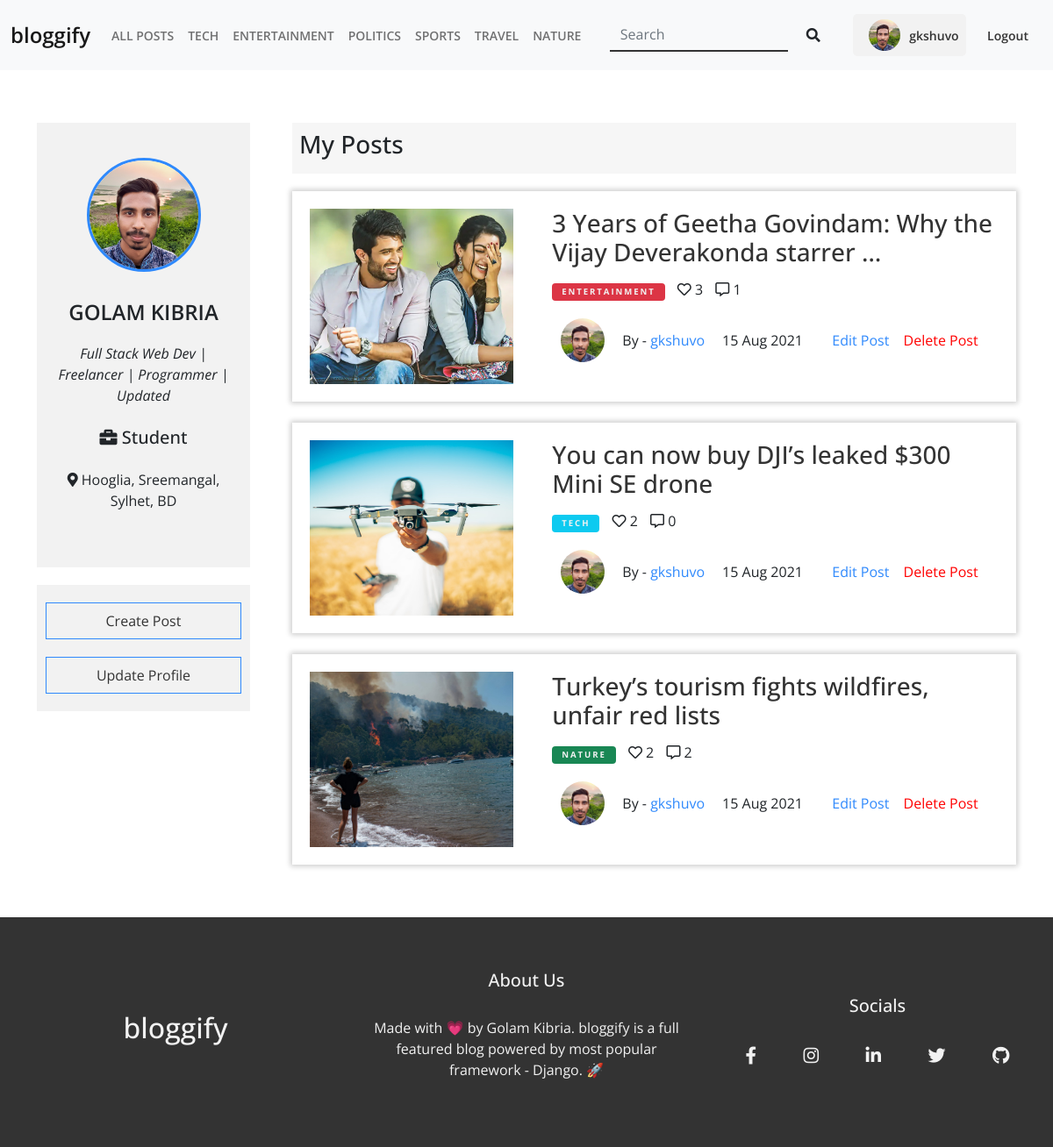
/accounts/profile/ (signed in), run on the app's committed database.
### blog/models.py (models this page shows, shortened)
class Topic(models.Model):
    name = models.CharField(max_length=42, unique=True)
    def __str__(self):
        return self.name

class Post(models.Model):
    author = models.ForeignKey(User, on_delete=models.CASCADE, related_name='post_author')
    topic = models.ForeignKey(Topic, on_delete=models.DO_NOTHING)
    title = models.CharField(max_length=200)
    thumbnail = models.ImageField(upload_to='thumbnails')
    body = RichTextUploadingField()
    date = models.DateTimeField(auto_now_add=True)
    likes = models.ManyToManyField(User, related_name='post_likes')

### accounts/models.py (models this page shows, shortened)
class Profile(models.Model):
    user = models.OneToOneField(User, on_delete=models.CASCADE)
    bio = models.TextField(max_length=101)
    work = models.CharField(max_length=200)
    address = models.TextField(max_length=200)
    profile_pic = models.ImageField(default='default.jpg', upload_to='Profile Pics')

### accounts/views.py (the view)
# urls.py: path('profile/', profile, name='profile'),
@login_required
def profile(request):
    user = request.user
    user_posts = Post.objects.filter(author=user).order_by('-date')
    context = {
        'user': user,
        'user_posts': user_posts
    }
    return render(request, 'accounts/user.html', context)

### blog/context_preprocessors.py (called while the page is built)
def topic_preprocessor(request):
    topics = Topic.objects.all()
    return {'topics': topics}

### templates/accounts/user.html (shortened to what this page needs)
{% extends 'base.html' %}
{% block content %}
        <section id="profile" class="section-padding">
            <div class="container">
                <div class="row gy-5 gx-5">
                    <div class="col-md-3">
                        <div class="profile-info">
                            <img src="{{ user.profile.profile_pic.url }}" alt="">
                            <h4>{{ user.first_name }} {{user.last_name}}</h4>
                            <p><i>
                                {% if user.profile.bio %}
                                    {{ user.profile.bio }}
                                {% else %}
                                    Bio Not Available
                                {% endif %}
                            </i></p>
                            <h5><i class="fas fa-briefcase"></i>
                                {% if user.profile.work %}
                                    {{ user.profile.work }}
                                {% else %}
                                    Work Info Not Available
                                {% endif %}
                            </h5>
                            <p><i class="fas fa-map-marker-alt"></i>
                                {% if user.profile.address %}
                                    {{ user.profile.address }}
                                {% else %}
                                    Address Not Available
                                {% endif %}
                            </p>
                        </div>
                        <div class="create-update">
                            <a href="{% url 'create' %}" class="create-post b-transition">Create Post</a>
                            <a href="{% url 'update' %}" class="update-profile b-transition">Update Profile</a>
                        </div>
                    </div>
                    <div class="col-md-9">
                        <div class="profile-posts">
                            <div class="small-heading">
                                <h3>My Posts</h3>
                            </div>
                            <div class="row gy-4">
                                {% if user_posts %}
                                            {% for user_post in user_posts %}
                                                <div class="col-md-12">
                                                    <div class="post-list">
                                                        <div class="row">
                                                            <div class="col-md-4">
                                                                    <div class="post-list-img">
                                                                        <a href="{% url 'detail' user_post.id %}">
                                                                            <img src="{{ user_post.thumbnail.url }}" alt="">
                                                                        </a>
                                                                    </div>
                                                            </div>
                                                            <div class="col-md-8">
                                                                    <div class="post-list-content">
                                                                        <a href="{% url 'detail' user_post.id %}" class="b-transition">
                                                                            <h3>{{ user_post.title|safe|truncatewords:"10" }}</h3>
                                                                        </a>
                                                                        <span class="post-category {% if user_post.topic.id == 1 %}bg-info
                                                                            {% elif user_post.topic.id == 2 %}bg-danger
                                                                            {% elif user_post.topic.id == 3 %}bg-dark
                                                                            {% elif user_post.topic.id == 4 %}bg-secondary
                                                                            {% elif user_post.topic.id == 5 %}bg-primary
                                                                            {% elif user_post.topic.id == 6 %}bg-success
                                                                            {% endif %}">{{ user_post.topic }}
                                                                        </span>
                                                                        <span class="single-likes">
                                                                            <i class="far fa-heart"></i> {{user_post.likes.count}}
                                                                        </span>
                                                                        <span class="single-comments">
                                                                                <i class="far fa-comment-alt"></i> {{user_post.comment_set.count}}
                                                                        </span>
                                                                        <div class="post-info">
                                                                            <div class="search-result-meta">
                                                                                <span><img src="{{user_post.author.profile.profile_pic.url}}"></span>
                                                                                <span>By - <a href="{% url 'profile' %}">{{ user_post.author }}</a></span>
                                                                                <span>{{ user_post.date|date:" d M Y" }}</span>
                                                                            </div>
                                                                            <div class="post-edit-delete">
                                                                                <a href="{% url 'edit' user_post.id %}" class="post-edit">Edit Post</a>
                                                                                <a href="{% url 'delete' user_post.id %}" class="post-delete">Delete Post</a>
                                                                            </div>
                                                                        </div>
                                                                    </div>
                                                            </div>
                                                        </div>
                                                    </div>
                                                </div>
                                            {% endfor %}
                                {% else %}
                                <div class="col-md-12 text-center">
                                        <h2>You haven't posted anything yet 😐</h2>
                                </div>
                                {% endif %}
                            </div>
                        </div>
                    </div>
                </div>
            </div>
        </section>
{% endblock %}

### templates/partials/_header.html (shortened to what this page needs)
{% load static %}
<header>
  <nav class="navbar navbar-expand-lg navbar-light bg-light">
    <div class="container-fluid">
      <a class="navbar-brand b-transition" href="{% url 'home' %}">bloggify</a>
      <div
        class="collapse navbar-collapse justify-content-between"
        id="navbarSupportedContent"
      >
        <ul class="navbar-nav mb-2 mb-lg-0">
          <li class="nav-item">
            <a class="nav-link b-transition" href="{% url 'blog' %}">All Posts</a>
          </li>
          {% for topic in topics %}
            <li class="nav-item">
              <a class="nav-link b-transition" href="{% url 'topic' topic.name %}">{{topic.name}}</a>
            </li>
          {% endfor %}
        </ul>
        <form action="{% url 'search' %}" method="GET" class="d-flex">
          <input
            required
            class="form-control me-2 h-search-input b-transition"
            name="query"
            type="search"
            placeholder="Search"
            aria-label="Search"
          />
          <button class="btn h-search-submit b-transition" type="submit">
            <i class="fas fa-search"></i>
          </button>
        </form>
        {% if user.is_authenticated %}
          <div class="h-profile">
            <img src="{{request.user.profile.profile_pic.url}}" class="img-fluid" alt="" />
            <a href="{% url 'profile' %}" class="b-transition">{{request.user}}</a>
          </div>
         {% endif %}
        <ul class="d-flex h-auth">
          {% if user.is_authenticated %}
            <li class="h-auth-item">
              <a href="{% url 'logout' %}" class="h-auth-link b-transition">Logout</a>
            </li>
          {% endif %}
        </ul>
      </div>
    </div>
  </nav>
</header>

### static/css/all.css (style rules this page uses)
.fa, .fas, .far, .fal, .fad, .fab { -moz-osx-font-smoothing: grayscale; -webkit-font-smoothing: antialiased; display: inline-block; font-style: normal; font-variant: normal; text-rendering: auto; line-height: 1; }
.fa-briefcase:before { content: "\f0b1"; }
.fa-comment-alt:before { content: "\f27a"; }
.fa-heart:before { content: "\f004"; }
.fa-map-marker-alt:before { content: "\f3c5"; }
.fa-search:before { content: "\f002"; }
.far { font-family: 'Font Awesome 5 Free'; font-weight: 400; }
.fa, .fas { font-family: 'Font Awesome 5 Free'; font-weight: 900; }

### static/css/style.css (style rules this page uses)
:root { --b-primary: #2f89fc; --b-secondary: #f2f2f2; --b-dark: #333; }
* { margin: 0; padding: 0; box-sizing: border-box; }
html { scroll-behavior: smooth; }
body { font-family: "Open Sans", sans-serif; }
img { max-width: 100%; height: auto; }
ul { list-style: none; margin: 0; padding: 0; }
a, a:hover, a:focus { text-decoration: none; color: var(--b-dark); }
.section-padding { padding: 60px 0; }
.b-transition { transition: 0.3s ease-in-out; }
span.post-category { display: inline-block; color: var(--b-secondary); padding: 3px 11px; border-radius: 4px; letter-spacing: .2em; font-weight: 700; font-size: .6rem; text-transform: uppercase; margin: 10px 0; }
.small-heading { margin-bottom: 20px; background: #f6f6f6; padding: 8px; }
.navbar { padding: 16px 0; }
.navbar a.navbar-brand { font-size: 24px; }
.navbar a { font-size: 14px; font-weight: 600; }
.navbar-light .navbar-nav .nav-link { text-transform: uppercase; }
.h-search-input { border: none; outline: none; box-shadow: none; background: transparent; border-radius: 0; border-bottom: 2px solid var(--b-dark); }
.h-auth-item:first-child { margin-right: 16px; }
.h-profile { padding: 6px 8px; background: var(--b-secondary); border-radius: 5px; display: flex; align-items: center; }
.h-profile a { color: var(--b-dark); }
.h-profile img { width: 36px; height: 36px; border-radius: 50%; margin: 0 10px; object-fit: cover; }
.h-auth-link { color: var(--b-dark); }
.post-list { padding: 10px; box-shadow: 0px 0px 6px 2px rgba(0, 0, 0, 0.2); }
.post-list-img, .post-list-content { padding: 10px; }
.post-list-img img { width: 100%; height: 200px; object-fit: cover; }
.search-result-meta { margin: 10px 0; display: flex; align-items: center; }
.search-result-meta span { margin: 0 10px; }
.search-result-meta span img { width: 50px; height: 50px; border-radius: 50%; object-fit: cover; }
.search-result-meta span a { color: var(--b-primary); }
.post-list-content .single-likes { margin: 0 10px; }
.post-info { display: flex; align-items: center; justify-content: space-between; flex-wrap: wrap; }
.post-info .post-edit-delete { text-align: center; flex-grow: 1; }
.post-info .post-edit-delete a { margin: 0 6px; }
.post-info .post-edit-delete a.post-edit { color: var(--b-primary); }
.post-info .post-edit-delete a.post-delete { color: red; }
.profile-info { padding: 40px 16px; text-align: center; background: #f2f2f2; }
.profile-info img { width: 130px; height: 130px; object-fit: cover; border-radius: 50%; border: 3px solid var(--b-primary); margin-bottom: 32px; }
.profile-info h4 { text-transform: uppercase; font-weight: 600; margin-bottom: 20px; }
.profile-info h5 { margin: 24px 0; }
.profile-info p { margin-bottom: 24px; }
.create-update { background: #f2f2f2; padding: 10px; margin: 20px 0; display: flex; justify-content: center; flex-direction: column; }
.create-update a { border: 1px solid var(--b-primary); text-align: center; margin: 10px 0; padding: 8px ; }

### data on the page
Topic: name "TECH"
Topic: name "ENTERTAINMENT"
Topic: name "POLITICS"
Topic: name "SPORTS"
Topic: name "TRAVEL"
Topic: name "NATURE"
Post: thumbnail (picture), title "3 Years of Geetha Govindam: Why the Vijay Deverakonda starrer …", topic "ENTERTAINMENT", likes.count "3", comment_set.count "1", author.profile.profile_pic (picture), author "gkshuvo", date "15 Aug 2021"
Post: thumbnail (picture), title "You can now buy DJI’s leaked $300 Mini SE drone", topic "TECH", likes.count "2", comment_set.count "0", author.profile.profile_pic (picture), author "gkshuvo", date "15 Aug 2021"
Post: thumbnail (picture), title "Turkey’s tourism fights wildfires, unfair red lists", topic "NATURE", likes.count "2", comment_set.count "2", author.profile.profile_pic (picture), author "gkshuvo", date "15 Aug 2021"

### other printed values
{{ request.user }} "gkshuvo"
{{ user.first_name }} "GOLAM"
{{ user.last_name }} "KIBRIA"
{{ user.profile.bio }} "Full Stack Web Dev | Freelancer | Programmer | Updated"
{{ user.profile.work }} "Student"
{{ user.profile.address }} "Hooglia, Sreemangal, Sylhet, BD"
